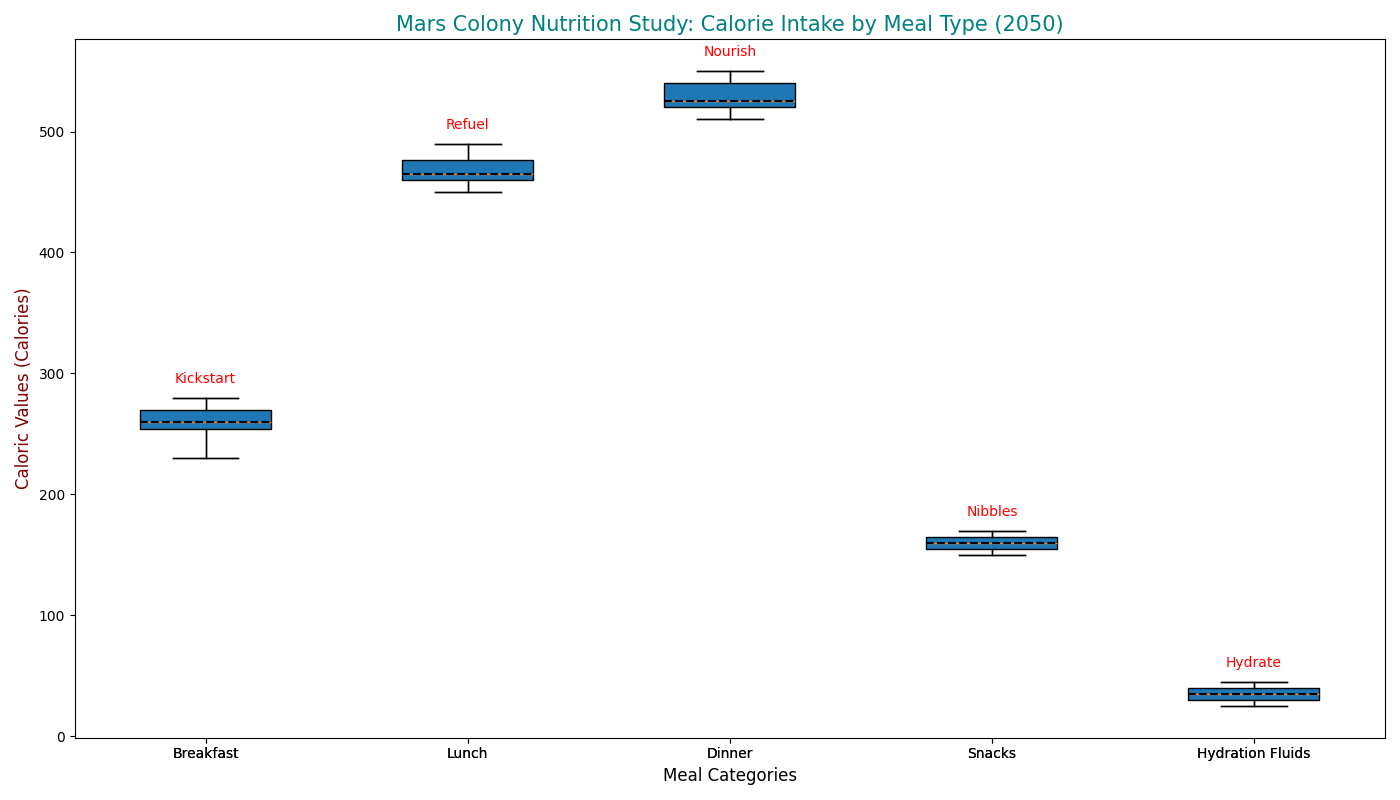

Recreate this plot in Python.
import matplotlib.pyplot as plt

# Meal types and calorie intake data
meal_types = ['Breakfast', 'Lunch', 'Dinner', 'Snacks', 'Hydration Fluids']
calorie_intake = [
    [230, 250, 245, 270, 260, 255, 240, 255, 250, 265, 270, 275, 280, 260, 245, 250, 230, 255, 260, 250, 265, 270, 270, 255, 250, 275, 260, 265, 250, 255, 260, 270, 270, 275, 280, 260, 255, 270, 265, 250, 255, 270, 270, 275, 250, 255, 270, 265, 275, 280, 255, 260],  # Breakfast
    [460, 470, 450, 480, 490, 475, 465, 460, 450, 480, 490, 475, 465, 460, 450, 490, 480, 475, 460, 450, 460, 475, 480, 465, 460, 475, 480, 490, 450, 460, 475, 460, 475, 450, 480, 465, 475, 480, 460, 450, 460, 480, 470, 465, 455, 470, 450, 480, 455, 465, 470, 460],  # Lunch
    [520, 530, 510, 540, 550, 525, 515, 520, 510, 540, 550, 525, 515, 520, 510, 550, 540, 525, 520, 510, 520, 535, 540, 525, 520, 535, 540, 550, 510, 520, 535, 520, 535, 510, 545, 525, 540, 535, 520, 510, 520, 540, 530, 525, 515, 540, 510, 540, 515, 525, 530, 520],  # Dinner
    [150, 160, 155, 170, 165, 160, 155, 160, 155, 165, 170, 165, 160, 155, 150, 165, 170, 155, 150, 160, 155, 165, 170, 155, 150, 165, 160, 165, 155, 150, 165, 155, 165, 150, 170, 155, 165, 160, 155, 150, 160, 170, 165, 155, 150, 170, 155, 165, 150, 155, 160, 150],  # Snacks
    [30, 35, 25, 40, 45, 35, 30, 32, 28, 42, 40, 35, 32, 30, 25, 40, 45, 35, 32, 28, 32, 35, 40, 35, 30, 35, 45, 40, 32, 30, 35, 32, 35, 25, 40, 35, 38, 40, 32, 30, 35, 40, 35, 32, 30, 40, 25, 40, 35, 32, 30, 28]  # Hydration Fluids
]

fig, ax = plt.subplots(figsize=(14, 8))

# Create the box plot with random stylistic alterations
boxplot = ax.boxplot(calorie_intake, vert=True, patch_artist=True, labels=meal_types)

# Randomly alter box colors
colors = ['#008080', '#FF4500', '#8A2BE2', '#5F9EA0', '#FFD700']
for patch, color in zip(boxplot['boxes'], colors):
    patch.set_facecolor(color)

# Altering median lines randomly
medianprops = dict(linestyle='--', linewidth=1.5, color='black')
ax.boxplot(calorie_intake, vert=True, patch_artist=True, labels=meal_types, 
           medianprops=medianprops)

# Title and labels
plt.title('Mars Colony Nutrition Study: Calorie Intake by Meal Type (2050)', 
          fontsize=15, color='teal')
plt.xlabel('Meal Categories', fontsize=12)
plt.ylabel('Caloric Values (Calories)', fontsize=12, color='maroon')

# Remove the grid
ax.yaxis.grid(False)

# Randomly modifying annotations
annotations = ["Kickstart", "Refuel", "Nourish", "Nibbles", "Hydrate"]
for i, annotation in enumerate(annotations):
    ax.text(i + 1, max(calorie_intake[i]) + 10, annotation, ha='center', va='bottom', 
            fontsize=10, color='red')

# Removing box borders
for box in boxplot['boxes']:
    box.set(linewidth=0)

# Adjust layout
plt.tight_layout()

# Show the plot
plt.show()
